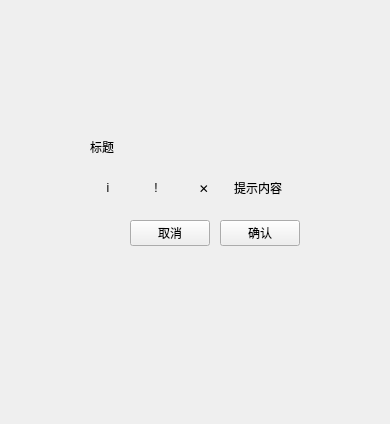
<?xml version="1.0" encoding="UTF-8"?>
<ui version="4.0">
 <widget class="QWidget" name="confirm-overlay">
  <layout class="QVBoxLayout" name="overlayLayout">
   <property name="leftMargin"><number>70</number></property>
   <property name="topMargin"><number>0</number></property>
   <property name="rightMargin"><number>70</number></property>
   <property name="bottomMargin"><number>0</number></property>
   <property name="spacing"><number>0</number></property>
   <item>
    <spacer name="topSpacer">
     <property name="orientation"><enum>Qt::Vertical</enum></property>
     <property name="sizeHint" stdset="0"><size><width>20</width><height>120</height></size></property>
    </spacer>
   </item>
   <item>
    <widget class="QWidget" name="confirm-dialog">
     <layout class="QVBoxLayout" name="dialogLayout">
      <property name="leftMargin"><number>20</number></property>
      <property name="topMargin"><number>18</number></property>
      <property name="rightMargin"><number>20</number></property>
      <property name="bottomMargin"><number>18</number></property>
      <property name="spacing"><number>14</number></property>
      <item>
       <widget class="QLabel" name="confirm-title">
        <property name="text"><string>标题</string></property>
       </widget>
      </item>
      <item>
       <layout class="QHBoxLayout" name="msgRow">
        <property name="spacing"><number>12</number></property>
        <item>
         <widget class="QLabel" name="confirm-icon-info">
          <property name="text"><string>i</string></property>
          <property name="alignment"><set>Qt::AlignCenter</set></property>
          <property name="minimumSize"><size><width>36</width><height>36</height></size></property>
          <property name="maximumSize"><size><width>36</width><height>36</height></size></property>
          <property name="visible"><bool>false</bool></property>
         </widget>
        </item>
        <item>
         <widget class="QLabel" name="confirm-icon-warn">
          <property name="text"><string>!</string></property>
          <property name="alignment"><set>Qt::AlignCenter</set></property>
          <property name="minimumSize"><size><width>36</width><height>36</height></size></property>
          <property name="maximumSize"><size><width>36</width><height>36</height></size></property>
          <property name="visible"><bool>false</bool></property>
         </widget>
        </item>
        <item>
         <widget class="QLabel" name="confirm-icon-error">
          <property name="text"><string>✕</string></property>
          <property name="alignment"><set>Qt::AlignCenter</set></property>
          <property name="minimumSize"><size><width>36</width><height>36</height></size></property>
          <property name="maximumSize"><size><width>36</width><height>36</height></size></property>
          <property name="visible"><bool>false</bool></property>
         </widget>
        </item>
        <item>
         <widget class="QLabel" name="confirm-msg">
          <property name="text"><string>提示内容</string></property>
          <property name="wordWrap"><bool>true</bool></property>
          <property name="alignment"><set>Qt::AlignLeft|Qt::AlignVCenter</set></property>
         </widget>
        </item>
       </layout>
      </item>
      <item>
       <layout class="QHBoxLayout" name="btnRow">
        <property name="spacing"><number>10</number></property>
        <item>
         <spacer name="btnSpacerL">
          <property name="orientation"><enum>Qt::Horizontal</enum></property>
          <property name="sizeHint" stdset="0"><size><width>40</width><height>8</height></size></property>
         </spacer>
        </item>
        <item>
         <widget class="QPushButton" name="btn-confirm-cancel">
          <property name="text"><string>取消</string></property>
          <property name="autoDefault"><bool>false</bool></property>
         </widget>
        </item>
        <item>
         <widget class="QPushButton" name="btn-confirm-ok">
          <property name="text"><string>确认</string></property>
          <property name="autoDefault"><bool>false</bool></property>
         </widget>
        </item>
       </layout>
      </item>
     </layout>
    </widget>
   </item>
   <item>
    <spacer name="bottomSpacer">
     <property name="orientation"><enum>Qt::Vertical</enum></property>
     <property name="sizeHint" stdset="0"><size><width>20</width><height>160</height></size></property>
    </spacer>
   </item>
  </layout>
 </widget>
</ui>
